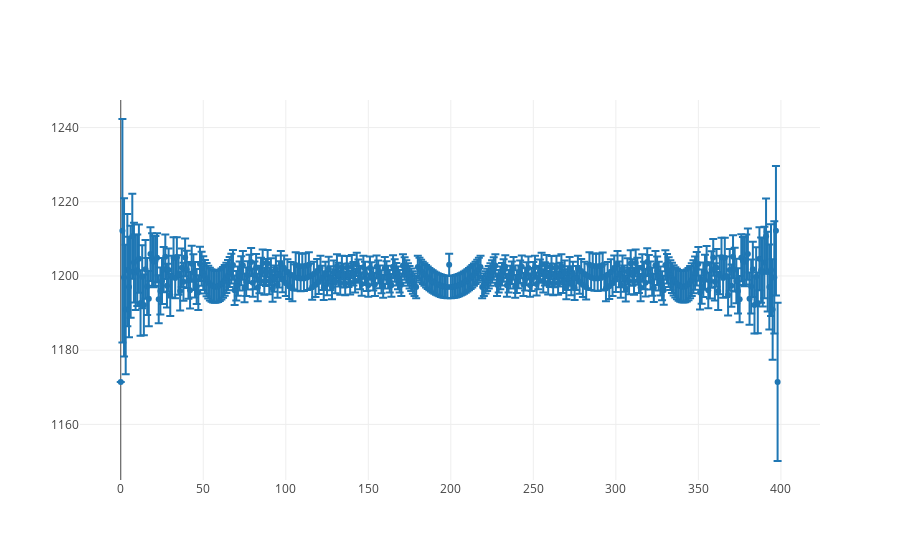

The code cell stored with this chart in its notebook:
### Markdown cell above
## Plot Expected with Error Bars

### Code cell
index = 2

profile = right_side_error_array[index]

r1 = 200
d = np.arange(0,len(profile))
rp = 2*r1*np.sin(np.arccos(d/r1))
factor = (2*r1)/rp * (pixel_intensity_array[index]/2)
_error = np.concatenate((np.array(factor[::-1]), np.array(factor[1:-1])), axis=0)

_expected_plot = go.Scatter(y=expected_slice_array[index][1:],
                           name='expected',
                           mode='markers',
                           error_y = dict(type='data',
                                         array=_error,
                                         visible=True))


figure4 = go.Figure(data=[_expected_plot])
iplot(figure4)

### Figure 1 — Plotly figure (JSON) as saved in the notebook; plotly's stock layout.template omitted (floating-point values rounded to 4 significant figures; data arrays with more than 128 entries replaced by an {"elided": "..."} marker saying what was removed)
{"data": [{"error_y": {"array": {"elided": "400 float values"}, "type": "data", "visible": true}, "mode": "markers", "name": "expected", "type": "scatter", "y": {"elided": "400 float values"}}], "layout": {}}
